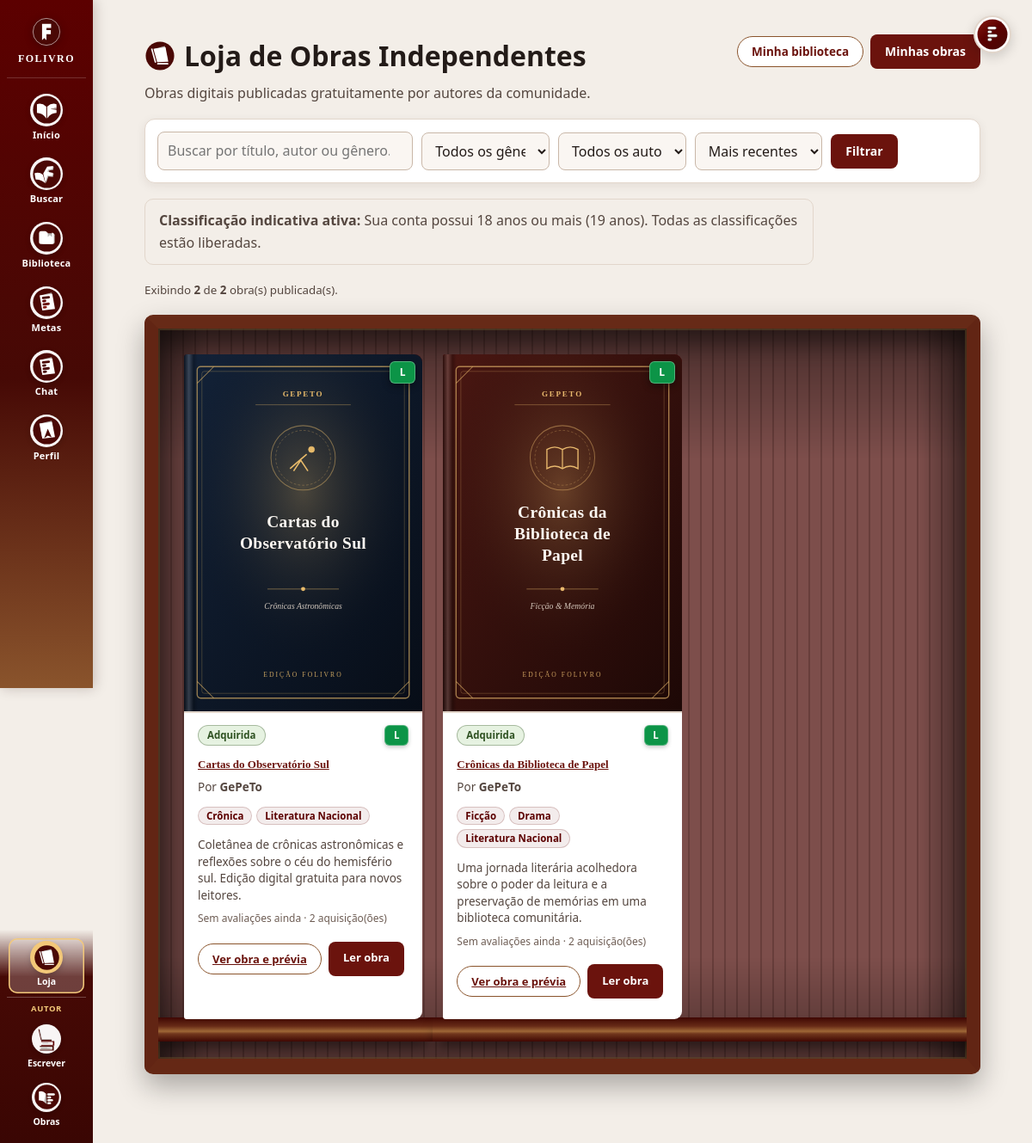
The page /loja.php (signed in) on the database its author committed.
### tables this page shows
CREATE TABLE `loja_produtos` (
  `id_produto` int(10) unsigned NOT NULL AUTO_INCREMENT,
  `id_autor` int(10) unsigned NOT NULL,
  `id_livro` int(10) unsigned DEFAULT NULL,
  `id_autor_dos_livros` int(10) unsigned DEFAULT NULL,
  `titulo_produto` varchar(200) NOT NULL,
  `descricao_produto` text DEFAULT NULL,
  `preview_produto` text DEFAULT NULL,
  `capa_produto` varchar(255) DEFAULT NULL,
  `generos_produto` varchar(255) DEFAULT NULL,
  `classificacao_produto` varchar(20) NOT NULL DEFAULT 'livre',
  `preco_centavos` int(10) unsigned NOT NULL DEFAULT 0,
  `arquivo_produto` varchar(120) DEFAULT NULL,
  `arquivo_nome_original` varchar(200) DEFAULT NULL,
  `arquivo_tipo` enum('pdf','epub') DEFAULT NULL,
  `arquivo_tamanho` int(10) unsigned DEFAULT NULL,
  `arquivo_sha256` char(64) DEFAULT NULL,
  `status_produto` enum('rascunho','publicado','arquivado') NOT NULL DEFAULT 'rascunho',
  `aceite_termo_direitos` tinyint(1) NOT NULL DEFAULT 0,
  `data_aceite_termo` datetime DEFAULT NULL,
  `versao_termo` varchar(20) DEFAULT NULL,
  `data_criacao` datetime NOT NULL DEFAULT current_timestamp(),
  `data_atualizacao` datetime DEFAULT NULL ON UPDATE current_timestamp(),
  `data_publicacao` datetime DEFAULT NULL,
  PRIMARY KEY (`id_produto`),
  UNIQUE KEY `uq_loja_produto_livro` (`id_livro`),
  KEY `idx_loja_produto_autor` (`id_autor`,`status_produto`),
  KEY `idx_loja_produto_vitrine` (`status_produto`,`data_publicacao`),
  KEY `idx_loja_produto_preco` (`preco_centavos`),
  KEY `idx_loja_produto_titulo` (`titulo_produto`),
  KEY `fk_loja_produto_adl` (`id_autor_dos_livros`),
  CONSTRAINT `fk_loja_produto_adl` FOREIGN KEY (`id_autor_dos_livros`) REFERENCES `autor_dos_livros` (`id_autor_dos_livros`) ON DELETE SET NULL ON UPDATE CASCADE,
  CONSTRAINT `fk_loja_produto_autor` FOREIGN KEY (`id_autor`) REFERENCES `usuario` (`id_usuario`) ON UPDATE CASCADE,
  CONSTRAINT `fk_loja_produto_livro` FOREIGN KEY (`id_livro`) REFERENCES `livro` (`id_livro`) ON DELETE SET NULL ON UPDATE CASCADE,
  CONSTRAINT `ck_loja_produto_preco` CHECK (`preco_centavos` <= 100000000)
);

CREATE TABLE `usuario` (
  `id_usuario` int(10) unsigned NOT NULL AUTO_INCREMENT,
  `nome_usuario` varchar(120) NOT NULL,
  `email_usuario` varchar(150) NOT NULL,
  `data_nascimento_usuario` date DEFAULT NULL,
  `senha_usuario` varchar(255) NOT NULL,
  `biografia_usuario` text DEFAULT NULL,
  `foto_usuario` varchar(255) DEFAULT NULL,
  `nivel_usuario` enum('leitor','autor','admin') NOT NULL DEFAULT 'leitor',
  `status_usuario` enum('ativo','inativo','banido') NOT NULL DEFAULT 'ativo',
  `data_cadastro_usuario` datetime NOT NULL DEFAULT current_timestamp(),
  `restricao_chat_ate` datetime DEFAULT NULL,
  `avisos_moderacao_usuario` int(10) unsigned NOT NULL DEFAULT 0,
  `modalidade_publicacao_usuario` enum('avaliacao','automatica','revisao_obrigatoria','suspensa') NOT NULL DEFAULT 'avaliacao',
  `capitulos_aprovados_usuario` int(10) unsigned NOT NULL DEFAULT 0,
  `violacoes_confirmadas_usuario` int(10) unsigned NOT NULL DEFAULT 0,
  `revisoes_recusadas_usuario` int(10) unsigned NOT NULL DEFAULT 0,
  `justificativa_modalidade_usuario` varchar(255) DEFAULT NULL,
  `data_qualificacao_usuario` datetime DEFAULT NULL,
  PRIMARY KEY (`id_usuario`),
  UNIQUE KEY `uq_usuario_email` (`email_usuario`)
);

### loja.php (the view, shortened to what the rows shown need)
<?php
require_once __DIR__ . '/config/loja.php';
$pdo = folivro_database();
$uid = (int) $_SESSION['id_usuario'];
$filtros = [
    'q'       => trim((string) ($_GET['q'] ?? '')),
    'genero'  => trim((string) ($_GET['genero'] ?? '')),
    'preco'   => trim((string) ($_GET['preco'] ?? '')),
    'autor'   => (int) ($_GET['autor'] ?? 0),
    'ordenar' => trim((string) ($_GET['ordenar'] ?? 'recentes')),
];
$pagina = max(1, (int) ($_GET['pagina'] ?? 1));
$resultado = folivro_loja_listar_vitrine($pdo, $filtros, $pagina, 12);
$itens = $resultado['itens'];
$ownedStmt = $pdo->prepare("SELECT DISTINCT id_produto FROM loja_pedidos WHERE id_comprador = ? AND status_pedido = 'pago'");
$ownedStmt->execute([$uid]);
$owned = array_map('intval', $ownedStmt->fetchAll(PDO::FETCH_COLUMN));
$maiorDeIdade = folivro_usuario_maior_de_idade($pdo, $uid);
?>
<!doctype html>
<html lang="pt-br">
<head>
    <link rel="stylesheet" href="layout.css?v=20261123_03">
    <link rel="stylesheet" href="home.css?v=20261123_01">
    <link rel="stylesheet" href="loja.css?v=20261123_01">
    <link rel="stylesheet" href="estante.css?v=20261123_01">
</head>
<body>
    <?php require __DIR__ . '/includes/menu-autor.php'; ?>
    <main class="conteudo" id="conteudo-principal">
        <div class="loja-topo-cabecalho">
            <div>
                <div style="display:flex; flex-wrap:wrap; align-items:center; gap:10px; margin-bottom:6px;">
                    <h1 class="titulo-com-icone-folivro" style="margin:0;"><?= folivro_icone('livro-lombada', 'folivro-icon-lg') ?> Loja de Obras Independentes</h1>
                </div>
            </div>
        </div>
        <div class="biblioteca-lista estante-biblioteca" id="lista-loja">
            <?php if (!$itens): ?>
                <p class="estado-vazio">Nenhuma obra encontrada com os filtros selecionados.</p>
            <?php else: ?>
                <?php foreach ($itens as $w): ?>
                    <?php
                    $idProd = (int) $w['id_produto'];
                    $isAutor = ((int) $w['id_autor'] === $uid);
                    $jaComprou = in_array($idProd, $owned, true);
                    $precoCentavos = (int) $w['preco_centavos'];
                    $ehGratuita = ($precoCentavos === 0);
                    $classifObra = folivro_normalizar_classificacao((string) ($w['classificacao_produto'] ?? 'livre'));
                    $bloqueadoIdade = (!$maiorDeIdade && folivro_classificacao_eh_maior18($classifObra));
                    $listaGenerosCard = folivro_generos_lista((string) ($w['generos_produto'] ?? ''));
                    $mediaNota = round((float) ($w['media_nota'] ?? 0), 1);
                    $totalResenhas = (int) ($w['total_resenhas'] ?? 0);
                    ?>
                    <article class="livro-card <?= $bloqueadoIdade ? 'livro-card-bloqueado-idade' : '' ?>">
                        <div class="livro-capa <?= $bloqueadoIdade ? 'capa-bloqueada-18' : '' ?>">
                            <?php if (!empty($w['capa_produto'])): ?>
                                <img src="<?= folivro_escape($w['capa_produto']) ?>" alt="<?= $bloqueadoIdade ? 'Capa bloqueada +18' : 'Capa de ' . folivro_escape($w['titulo_produto']) ?>" loading="lazy">
                            <?php else: ?>
                                <div class="capa-fallback"><?= $bloqueadoIdade ? 'Conteúdo Restrito +18' : folivro_escape($w['titulo_produto']) ?></div>
                            <?php endif; ?>
                            <span class="selo-classificacao-idade selo-classificacao-capa selo-idade-<?= folivro_escape($classifObra) ?>" title="<?= folivro_escape(folivro_aviso_conteudo_label($classifObra)) ?>">
                                <?= folivro_escape(folivro_classificacao_sigla($classifObra)) ?>
                            </span>
                        </div>
                        <div class="livro-info">
                            <div class="linha-selos-card">
                                <?php if ($isAutor): ?>
                                    <span class="selo-status">Sua obra</span>
                                <?php elseif ($jaComprou): ?>
                                    <span class="selo-status selo-lido">Adquirida</span>
                                <?php elseif ($ehGratuita): ?>
                                    <span class="selo-status selo-lido">Gratuita</span>
                                <?php else: ?>
                                    <span class="selo-status selo-comprado"><?= folivro_escape(folivro_loja_formatar($precoCentavos)) ?></span>
                                <?php endif; ?>
                                <span class="selo-classificacao-idade selo-idade-<?= folivro_escape($classifObra) ?>" title="<?= folivro_escape(folivro_aviso_conteudo_label($classifObra)) ?>">
                                    <?= folivro_escape(folivro_classificacao_sigla($classifObra)) ?>
                                </span>
                            </div>
                            <?php if ($bloqueadoIdade): ?>
                                <h2 class="titulo-oculto-idade"><?= folivro_icone_olho_bloqueado_svg(18) ?> <span>Título oculto (+18)</span></h2>
                                <p>Por <?= folivro_escape($w['autor_nome']) ?></p>
                                <p class="texto-motivo-bloqueio-card">Restrito para menores de 18 anos.</p>
                                <button class="botao-adicionar-livro botao-bloqueado-idade" type="button" disabled>Bloqueado (+18)</button>
                            <?php else: ?>
                                <h2><a href="loja-obra.php?id=<?= $idProd ?>" class="link-titulo-livro"><?= folivro_escape($w['titulo_produto']) ?></a></h2>
                                <p>Por <strong><?= folivro_escape($w['autor_nome']) ?></strong></p>
                                <?php if ($listaGenerosCard): ?>
                                    <div class="tags-generos-card">
                                        <?php foreach ($listaGenerosCard as $genTag): ?>
                                            <span class="tag-genero-card"><?= folivro_escape($genTag) ?></span>
                                        <?php endforeach; ?>
                                    </div>
                                <?php endif; ?>
                                <p><?= folivro_escape(mb_strimwidth((string) ($w['descricao_produto'] ?? ''), 0, 140, '...', 'UTF-8')) ?></p>
                                <p class="livro-ano">
                                    <?= $totalResenhas > 0 ? '★ ' . number_format($mediaNota, 1, ',', '.') . ' (' . $totalResenhas . ')' : 'Sem avaliações ainda' ?>
                                    · <?= (int) $w['total_vendas'] ?> aquisição(ões)
                                </p>
                                <div class="loja-acoes-card">
                                    <a class="filtro-pilula" href="loja-obra.php?id=<?= $idProd ?>">Ver obra e prévia</a>
                                    <?php if ($isAutor): ?>
                                        <a class="botao-adicionar-livro" href="loja-autor-obras.php?editar=<?= $idProd ?>">Gerenciar</a>
                                    <?php elseif ($jaComprou): ?>
                                        <?php $idAdlCard = (int) ($w['id_autor_dos_livros'] ?? 0); ?>
                                        <a class="botao-adicionar-livro" href="<?= $idAdlCard > 0 ? 'obra.php?id=' . $idAdlCard : 'loja-obra.php?id=' . $idProd ?>">Ler obra</a>
                                    <?php else: ?>
                                        <a class="botao-adicionar-livro" href="loja-checkout.php?id=<?= $idProd ?>">
                                            <?= $ehGratuita ? 'Obter grátis' : 'Comprar (' . folivro_escape(folivro_loja_formatar($precoCentavos)) . ')' ?>
                                        </a>
                                    <?php endif; ?>
                                </div>
                            <?php endif; ?>
                        </div>
                    </article>
                <?php endforeach; ?>
            <?php endif; ?>
        </div>
    </main>
</body>
</html>

### rows shown on the page
loja_produtos: capa_produto (picture), classificacao_produto "L", shows "Adquirida", titulo_produto "Cartas do Observatório Sul", id_autor.nome_usuario "GePeTo", generos_produto "Crônica", generos_produto "Literatura Nacional", descricao_produto "Coletânea de crônicas astronômicas e reflexões sobre o céu do hemisfério sul. Edição digital gratuita para novos leitores.", total_vendas "2"
loja_produtos: capa_produto (picture), classificacao_produto "L", shows "Adquirida", titulo_produto "Crônicas da Biblioteca de Papel", id_autor.nome_usuario "GePeTo", generos_produto "Ficção", generos_produto "Drama", generos_produto "Literatura Nacional", descricao_produto "Uma jornada literária acolhedora sobre o poder da leitura e a preservação de memórias em uma biblioteca comunitária.", total_vendas "2"

### other values the page prints
$idadeUsuario "19"
count($itens) "2"
$resultado['total'] "2"
